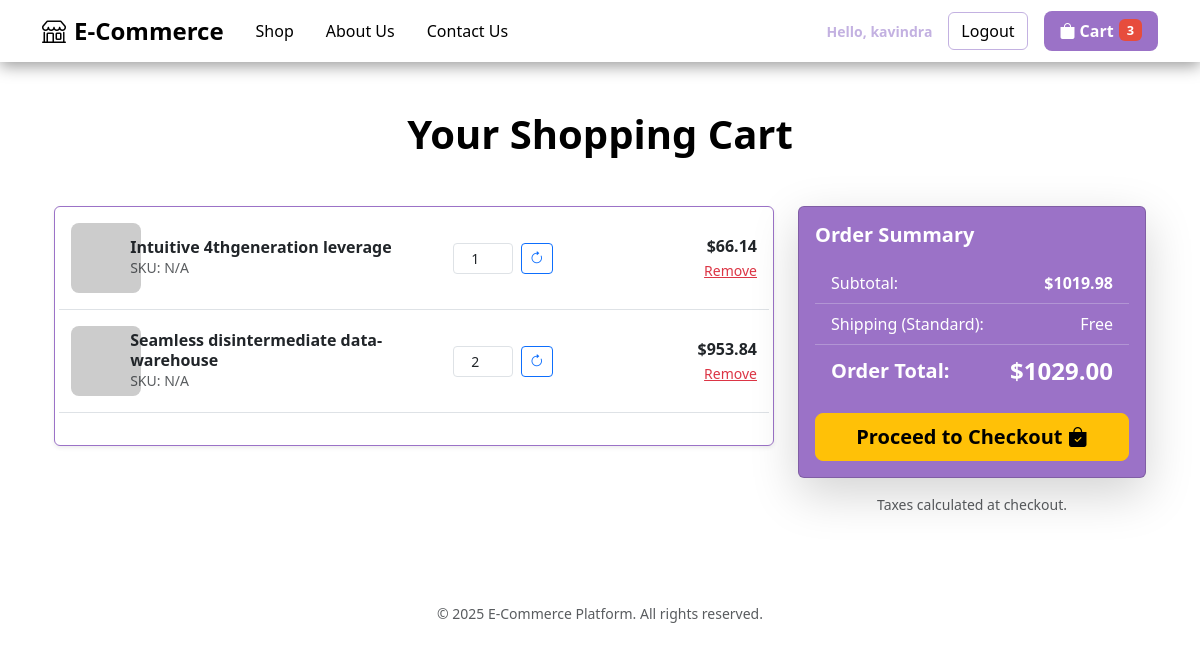
The app's page /cart/ (signed in) with its own data.
### store/models.py (models this page shows, shortened)
class OrderItem(models.Model):
    product = models.ForeignKey('Product', on_delete=models.SET_NULL, null=True)
    order = models.ForeignKey('Order', on_delete=models.SET_NULL, null=True)
    quantity = models.IntegerField(default=0, null=True, blank=True)
    date_added = models.DateTimeField(auto_now_add=True)
    @property
    def get_total(self):
        total = self.product.price * self.quantity
        return total

class Product(models.Model):
    category = models.ForeignKey(Category, on_delete=models.SET_NULL, null=True)
    name = models.CharField(max_length=200)
    price = models.DecimalField(max_digits=7, decimal_places=2)
    image = models.ImageField(upload_to='products/', null=True, blank=True)
    digital = models.BooleanField(default=False, null=True, blank=False)

class Order(models.Model):
    customer = models.ForeignKey(Customer, on_delete=models.SET_NULL, null=True, blank=True)
    date_ordered = models.DateTimeField(auto_now_add=True)
    complete = models.BooleanField(default=False)
    transaction_id = models.CharField(max_length=100, null=True)
    get_total_with_shipping = models.DecimalField(max_digits=10, decimal_places=2, default=0.00)
    @property
    def get_cart_total(self):
        orderitems = self.orderitem_set.all()
        total = sum([item.get_total for item in orderitems])
        return total
    @property
    def get_cart_items(self):
        orderitems = self.orderitem_set.all()
        total = sum([item.quantity for item in orderitems])
        return total
    def get_total_with_shipping(self):
        """
        Calculates the final total, setting shipping to 0.00 (free).
        """
        subtotal = self.get_cart_total
        shipping_cost = Decimal('0.00')
        return subtotal + shipping_cost

### store/views.py (the view)
# urls.py: path('cart/', views.cart_view, name='cart'),
def cart_view(request):
    if request.user.is_authenticated:
        customer = request.user.customer
        order, created = Order.objects.get_or_create(customer=customer, complete=False)
        items = order.orderitem_set.all() # Fetching all items related to the order
    else:
        order = {'get_cart_total': 0, 'get_cart_items': 0} # Dummy data if needed
        items = []
    context = {
        'items': items,
        'order': order,  # <--- THIS MUST BE THE ORDER OBJECT
    }
    return render(request, 'store/cart.html', context)

### store/context_processors.py (called while the page is built, shortened)
def cart_context(request):
    cart_items_count = 0
    if request.user.is_authenticated:
        user = request.user
        try:
            customer = user.customer
        except ObjectDoesNotExist:
            customer = Customer.objects.create(
                user=user,
                name=user.username,
                email=user.email
            )
        order, created = Order.objects.get_or_create(customer=customer, complete=False)
        cart_items_count = order.get_cart_items
    return {'cart_items_count': cart_items_count}

### store/templates/store/cart.html (shortened to what this page needs)
{% extends 'base.html' %}
{% load static %}
{% block content %}
<div class="container my-5">
    <h1 class="fw-bold text-center mb-5 testimonial-heading">Your Shopping Cart</h1>
    <div class="row">
        <div class="col-lg-8">
            <div class="card shadow-sm mb-4 border-primary">
                <div class="card-body">
                    {% for item in items %}
                    <div class="row align-items-center mb-3 pb-3 border-bottom">
                        <div class="col-2 col-md-1">
                            <img src="{% if item.product.image %}{{ item.product.image.url }}{% else %}https://picsum.photos/seed/cart-{{ item.id }}/70/70{% endif %}"
                                 class="rounded-3" alt="{{ item.product.name }}" style="width: 70px; height: 70px; object-fit: cover;">
                        </div>
                        <div class="col-6 col-md-5">
                            <h6 class="mb-0 fw-bold">{{ item.product.name }}</h6>
                            <p class="small text-muted mb-0">SKU: {{ item.product.sku|default:"N/A" }}</p>
                        </div>
                        <div class="col-4 col-md-3 d-flex align-items-center justify-content-center">
                            <form action="{% url 'store:update_cart' item.product.id %}" method="POST" class="d-flex">
                                <input type="number" name="quantity" value="{{ item.quantity }}" min="1"
                                        class="form-control form-control-sm text-center" style="width: 60px;">
                                <button type="submit" class="btn btn-sm btn-outline-primary ms-2"><i class="bi bi-arrow-clockwise"></i></button>
                            </form>
                        </div>
                        <div class="col-12 col-md-3 text-md-end mt-2 mt-md-0">
                            <p class="mb-0 fw-bold text-dark">${{ item.get_total|floatformat:2 }}</p>
                            <a href="{% url 'store:remove_from_cart' item.product.id %}" class="small text-danger">Remove</a>
                        </div>
                    </div>
                    {% empty %}
                    <div class="alert alert-info text-center" role="alert">
                        Your cart is empty. <a href="{% url 'store:home' %}" class="alert-link text-primary">Start shopping!</a>
                    </div>
                    {% endfor %}
                </div>
            </div>
        </div>
        <div class="col-lg-4">
            <div class="card shadow-lg bg-primary text-white">
                <div class="card-body">
                    <h5 class="fw-bold mb-3">Order Summary</h5>
                    <ul class="list-group list-group-flush mb-3">
                        <li class="list-group-item d-flex justify-content-between align-items-center bg-primary text-white border-bottom border-light border-opacity-25">
                            Subtotal:
                            <span class="fw-bold">${{ order.get_cart_total|floatformat:2 }}</span>
                        </li>
                        <li class="list-group-item d-flex justify-content-between align-items-center bg-primary text-white border-bottom border-light border-opacity-25">
                            Shipping (Standard):
                            <span>{% if order.shipping %} $10.00 {% else %} Free {% endif %}</span>
                        </li>
                        <li class="list-group-item d-flex justify-content-between align-items-center bg-primary text-white fw-bold fs-5">
                            Order Total:
                            <span class="fs-4">${{ order.get_cart_total|add:10|floatformat:2 }}</span>
                        </li>
                    </ul>
                    <a href="{% url 'store:checkout' %}" class="btn btn-warning btn-lg w-100 fw-bold">Proceed to Checkout <i class="bi bi-bag-check-fill"></i></a>
                </div>
            </div>
            <p class="small text-muted mt-3 text-center">Taxes calculated at checkout.</p>
        </div>
    </div>
</div>
{% endblock content %}

### store/templates/base.html (shortened to what this page needs)
{% load static %}
<!DOCTYPE html>
<html>
<head>
    <link href="https://cdn.jsdelivr.net/npm/bootstrap@5.3.3/dist/css/bootstrap.min.css" rel="stylesheet">
    <link rel="stylesheet" href="https://cdn.jsdelivr.net/npm/bootstrap-icons@1.11.3/font/bootstrap-icons.min.css">
</head>
<body>
    <nav class="navbar navbar-expand-lg navbar-pastel sticky-top">
        <div class="container-fluid container-xl">
            <a class="navbar-brand" href="{% url 'store:home' %}">
                <i class="bi bi-shop me-2"></i>E-Commerce
            </a>
            <div class="collapse navbar-collapse" id="navbarNav">
                <ul class="navbar-nav me-auto mb-2 mb-lg-0">
                    <li class="nav-item">
                        <a class="nav-link" href="{% url 'store:home' %}">Shop</a>
                    </li>
                    <li class="nav-item">
                        <a class="nav-link" href="{% url 'store:about' %}">About Us</a>
                    </li>
                    <li class="nav-item">
                        <a class="nav-link" href="{% url 'store:contact' %}">Contact Us</a>
                    </li>
                </ul>
                <div class="d-flex align-items-center">
                    {% if request.user.is_authenticated %}
                        <span class="text-light me-3 small">Hello, {{request.user.username}}</span>
                        <a href="{% url 'store:logout' %}" class="btn btn-outline-pastel me-3">Logout</a>
                    {% else %}
                        <a href="{% url 'store:login' %}" class="btn btn-outline-pastel me-3">Login</a>
                    {% endif %}
                    <a href="{% url 'store:cart' %}" class="btn btn-cart-pastel">
                        <i class="bi bi-bag-fill me-1"></i> Cart
                        <span class="badge" id="cart-count">
                            {{ cart_items_count|default:0 }}
                        </span>
                    </a>
                </div>
            </div>
        </div>
    </nav>
    <main class="container ">
            {% block content %}
            {% endblock content %}
    </main>
    <footer class="text-center py-4 mt-5 text-muted small">
        <div class="container">
            &copy; 2025 E-Commerce Platform. All rights reserved.
        </div>
    </footer>
</body>
</html>

### store/templates/base.html (style rules this page uses)
:root { --pastel-purple: #9B72C7; --accent-lavender: #C3B1E1; --off-white: #FFFFFF; --bs-primary: var(--pastel-purple); --bs-primary-rgb: 155, 114, 199; }
body { background-color: var(--soft-lavender); font-family: 'Segoe UI', Tahoma, Geneva, Verdana, sans-serif; color: var(--deep-violet); }
.navbar-pastel { background-color: var(--deep-violet) !important; box-shadow: 0 4px 15px rgba(0, 0, 0, 0.4); }
.navbar-pastel .navbar-brand { color: var(--soft-lavender) !important; font-weight: 700; font-size: 1.5rem; }
.navbar-pastel .nav-link { color: var(--soft-lavender) !important; transition: color 0.3s; padding-left: 1rem !important; padding-right: 1rem !important; }
.navbar-pastel .text-light { color: var(--accent-lavender) !important; font-weight: 600; }
.btn-outline-pastel { color: var(--soft-lavender); border-color: var(--accent-lavender); transition: all 0.3s; }
.btn-cart-pastel { background-color: var(--pastel-purple); color: var(--off-white); font-weight: bold; border: none; display: flex; align-items: center; padding: 0.5rem 1rem; border-radius: 0.5rem; transition: background-color 0.2s; }
.btn-cart-pastel .badge { background-color: #E74C3C !important; margin-left: 5px; font-size: 0.8rem; padding: 5px 8px; }

### records on screen
OrderItem: product.name "Intuitive 4thgeneration leverage", product.sku "N/A", quantity "1", get_total "66.14"
OrderItem: product.name "Seamless disintermediate data-warehouse", product.sku "N/A", quantity "2", get_total "953.84"
Order: get_cart_total "1019.98", get_cart_total|add "1029.00"

### other values on screen
{{ request.user.username }} "kavindra"
{{ cart_items_count|default:0 }} "3"
